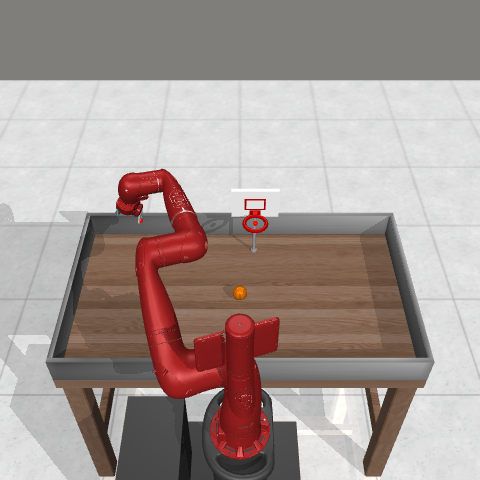

Generate this figure with Python:
import os
import random
import numpy as np
import imageio

import torch as th

from PIL import Image
import PIL.ImageDraw as ImageDraw
import matplotlib.pyplot as plt  


import gymnasium as gym
from gymnasium.wrappers import TimeLimit

import metaworld

from stable_baselines3 import PPO
from stable_baselines3.common.callbacks import CallbackList, CheckpointCallback, EvalCallback
from stable_baselines3.common.env_util import make_vec_env
from stable_baselines3.common.env_checker import check_env

from behavior_framework import Front_Part

from behavior_policy import CustomCombinedExtractor, CustomCombinedMultiExtractor
import metaworld_env


# virtual display for headless mujoco
from pyvirtualdisplay import Display
display = Display(visible=0, size=(1400, 900))
display.start()



'''
assembly-v2
basketball-v2
button-press-topdown-v2
button-press-topdown-wall-v2
button-press-v2
button-press-wall-v2
coffee-button-v2
coffee-pull-v2
coffee-push-v2
dial-turn-v2
disassemble-v2
door-close-v2
door-open-v2
drawer-close-v2
drawer-open-v2
faucet-open-v2
faucet-close-v2
hammer-v2
handle-press-side-v2
handle-press-v2
handle-pull-side-v2
handle-pull-v2
lever-pull-v2
peg-insert-side-v2
pick-place-wall-v2
pick-out-of-hole-v2
reach-v2
push-back-v2
push-v2
pick-place-v2
plate-slide-v2
plate-slide-side-v2
plate-slide-back-v2
plate-slide-back-side-v2
peg-unplug-side-v2
soccer-v2
stick-push-v2
stick-pull-v2
push-wall-v2
reach-wall-v2
shelf-place-v2
sweep-into-v2
sweep-v2
window-open-v2
window-close-v2
'''


def test_single_step_tasks():
    ## Get Behavior LLM
    test_model = Front_Part()

    ml45 = metaworld.ML45() # Construct the benchmark, sampling tasks
    

    for name, env_cls in ml45.train_classes.items():
        if name == "button-press-v2":
            print("name : ", name)
            env = env_cls(render_mode='rgb_array')
            task = random.choice([task for task in ml45.train_tasks if task.env_name == name])
            env.set_task(task)
            
            state, _ = env.reset()
            
            ## Get initial observation of environment
            initial_obs = env.render()
            Image.fromarray(initial_obs).save("test_"+name+".png")
            
            ## get skill sequence embedding
            output = test_model(initial_obs=initial_obs, instruction=name).numpy()
            print(f"Name: {name}, Output : {output.shape}")        
            
            env = TimeLimit(env, max_episode_steps=1000)
            env = metaworld_env.BehaviorWrapper(env, name, output)
            break
        

    # Multi Task Env Wrapper
    # env = metaworld_env.MultiTaskWrapper(training_envs)        
    
    ## Get Model
    policy_kwargs = dict(
        features_extractor_class=CustomCombinedExtractor,
    )
    model = PPO(policy="MultiInputPolicy", env=env, policy_kwargs=policy_kwargs)
    
    # Load the model
    print("Loading Model")
    model.load(path="logs/bllm_rl_model_10200_steps.zip")
    

    # Test Inference
    print("Testing on Environment starts")
    images = []
    
    obs, _ = env.reset()
    images.append(env.render())
    
    max_timestep = 300
    done = False
    while not done and max_timestep:
        action, _ = model.predict(
            observation=obs
        )
        
        obs, reward, done, truncated, info = env.step(action)
        
        images.append(env.render())
        
        max_timestep -= 1
        
        if max_timestep % 100 ==0:
            print("timestep left : ", max_timestep)
        
        
    gif_filename = os.path.join("logs/gifs", name + '.' + "gif")
    gif_config = {
        'loop':1,
        'duration': 1/60        
    }
    imageio.mimsave(gif_filename, images, format='gif', **gif_config)    
    
    
    
    pass





  
  
  
  
if __name__=="__main__":
    print("Testing Behavior LLM!")
    
    test_single_step_tasks()
    
    pass
